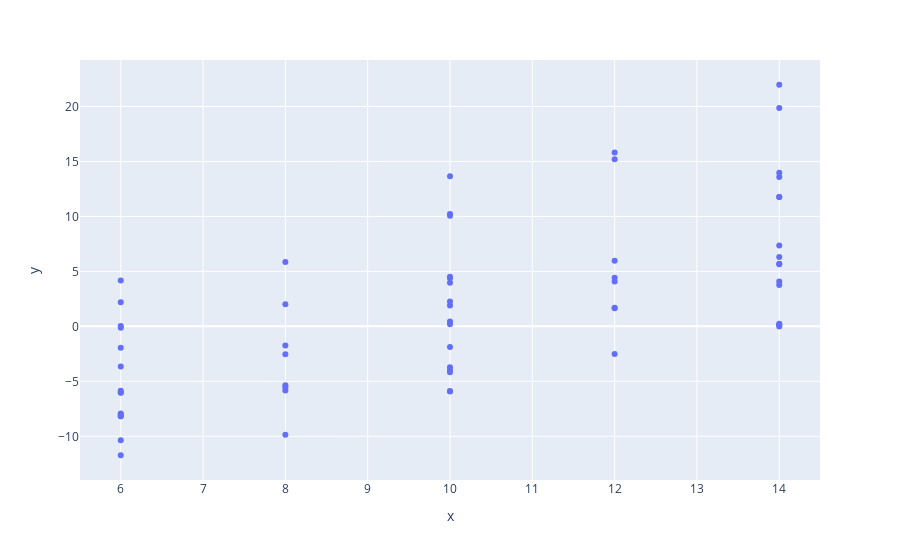

Notebook source saved alongside this figure:
### Code cell
import plotly.express as px

fig = px.scatter(x = breaks_list, 
            y = np.array(values) + 0.3 * np.random.normal(size = np.array(values).shape),
            hover_data = [bitstrings])

fig.write_html("/home/user/mnt/project/src/px_break_energy_diagram.html")
fig

### Figure 1 — Plotly figure (JSON) as saved in the notebook; plotly's stock layout.template omitted (floating-point values rounded to 4 significant figures; data arrays with more than 128 entries replaced by an {"elided": "..."} marker saying what was removed)
{"data": [{"customdata": {"elided": "64x1x6 int values"}, "hovertemplate": "x=%{x}<br>y=%{y}<br>hover_data_0=%{customdata[0]}<extra></extra>", "legendgroup": "", "marker": {"color": "#636efa", "symbol": "circle"}, "mode": "markers", "name": "", "orientation": "v", "showlegend": false, "type": "scatter", "x": [14, 14, 10, 14, 8, 10, 8, 14, 12, 10, 12, 14, 6, 6, 10, 14, 10, 6, 6, 6, 8, 6, 8, 10, 12, 6, 12, 10, 10, 6, 14, 14, 14, 14, 6, 10, 10, 12, 6, 12, 10, 8, 6, 8, 6, 6, 6, 10, 14, 10, 6, 6, 14, 12, 10, 12, 14, 8, 10, 8, 14, 10, 14, 14], "xaxis": "x", "y": [-0.0162, 0.2322, -3.97, 4.083, -5.843, 0.4493, -1.741, 11.76, -2.506, -5.935, 1.686, 5.654, -8.05, -6.006, 4.524, 13.97, -3.711, -11.72, -8.167, -8.037, -5.529, -7.922, -2.536, 4.385, 1.646, -10.36, 5.963, 2.261, 0.1871, -5.866, 11.76, 13.58, 0.1142, 0.1359, -3.644, 3.977, -1.875, 4.091, 2.185, 15.19, -5.884, -9.848, -1.95, 2.02, -8.166, -6.044, 4.18, 13.66, 3.768, -4.168, -0.1342, 0.02256, 6.308, 4.43, 10.22, 15.8, 5.694, -5.351, 10.06, 5.861, 7.35, 1.904, 19.85, 21.98], "yaxis": "y"}], "layout": {"legend": {"tracegroupgap": 0}, "margin": {"t": 60}, "xaxis": {"anchor": "y", "domain": [0, 1], "title": {"text": "x"}}, "yaxis": {"anchor": "x", "domain": [0, 1], "title": {"text": "y"}}}}
